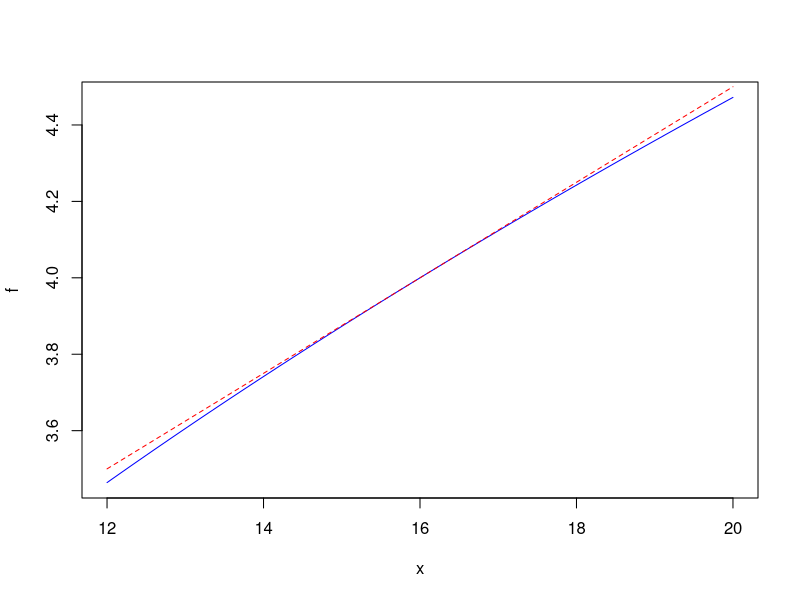

Source code (R):
x <- seq(12, 20, length.out=201)
f <- sqrt(x)
L <- 4 + (x-16)/8
plot(x, f, type="l", col="blue")
lines(x, L, col="red", lty=2)
cat("Approximation:", 4.05, "\n")
cat("Absolute error:",
    abs(sqrt(16.4)-4.05), "\n")
